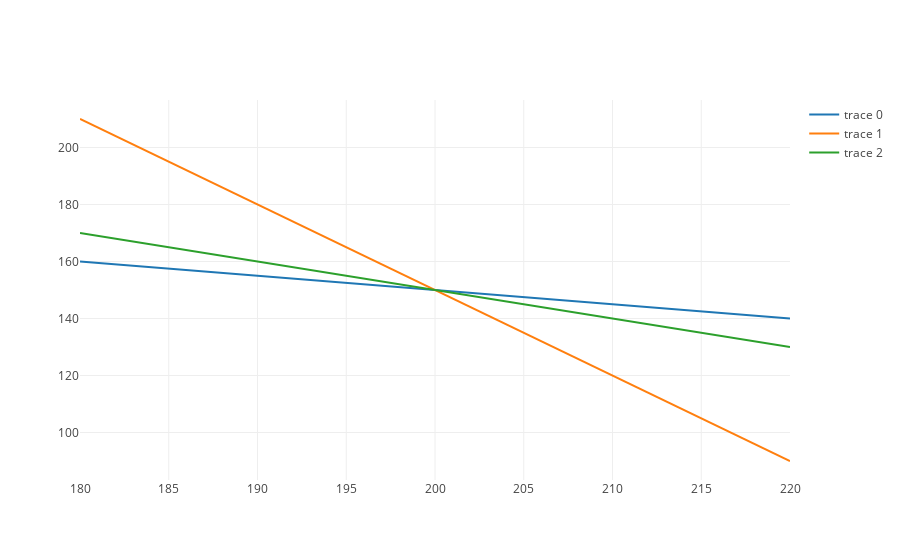

Write notebook code for a chart like this one.
### Code cell
line1 = go.Scatter(x=x, y=(500-x)/2)
line2 = go.Scatter(x=x, y=(750-3*x))
line3 = go.Scatter(x=x, y=(700-2*x)/2)
fig = go.Figure([line1, line2, line3])
iplot(fig)
